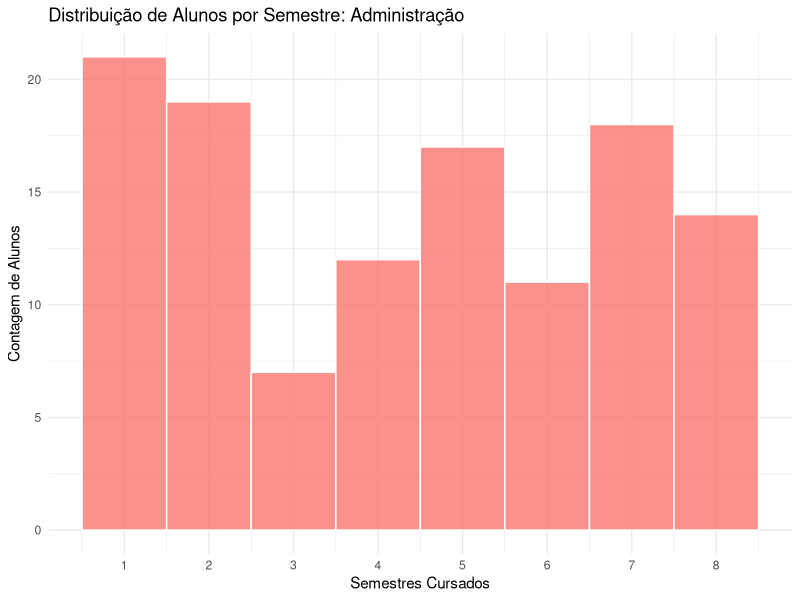
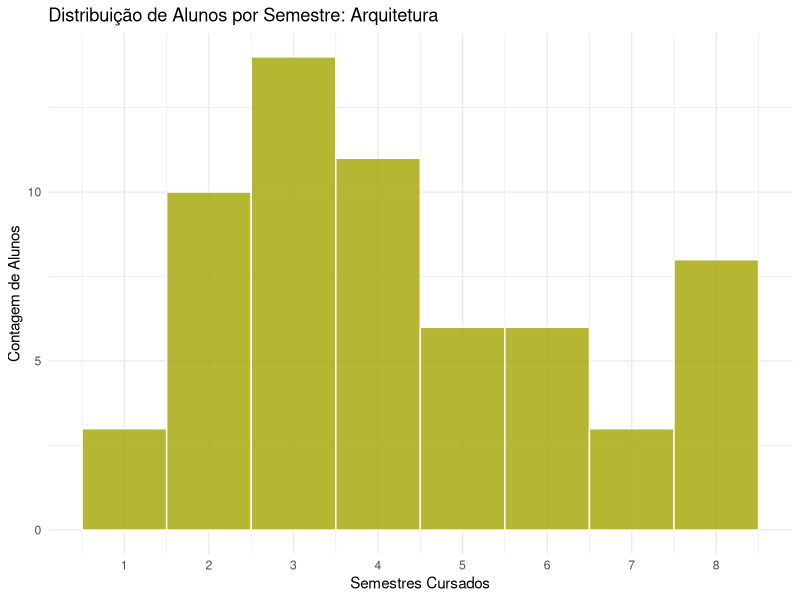
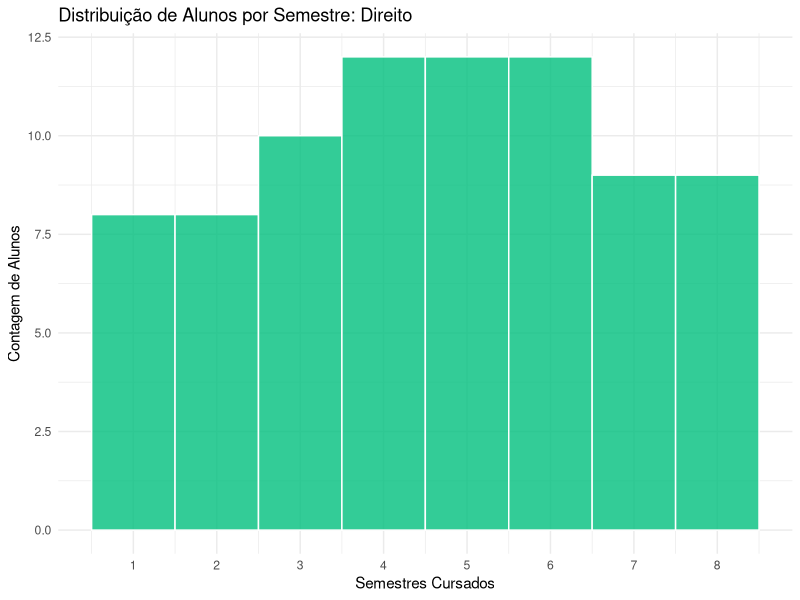
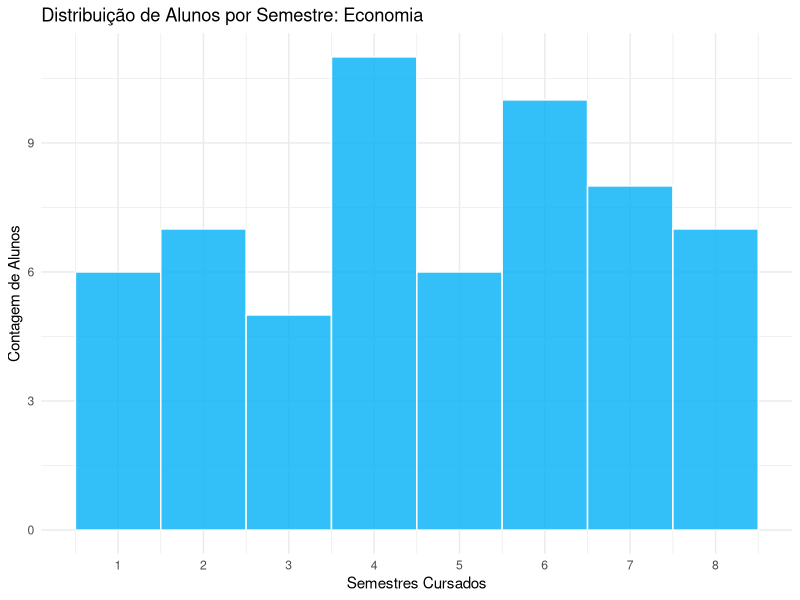
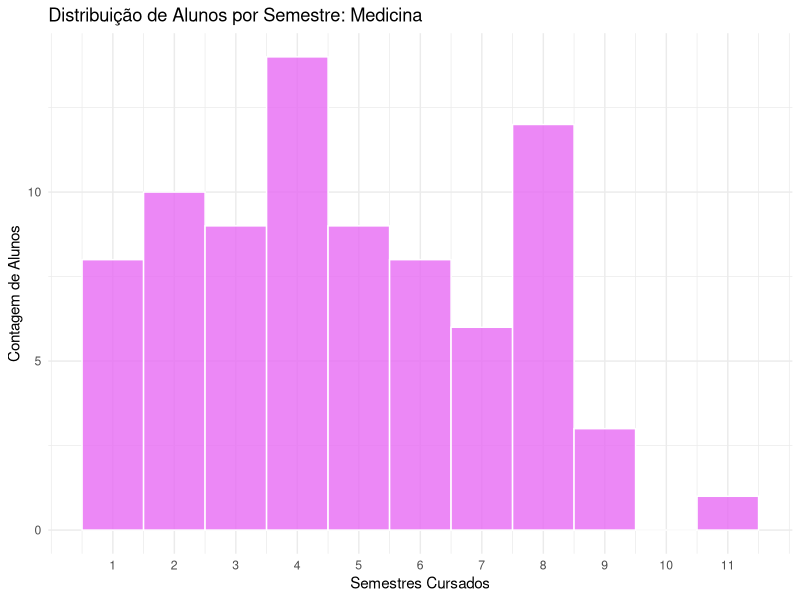
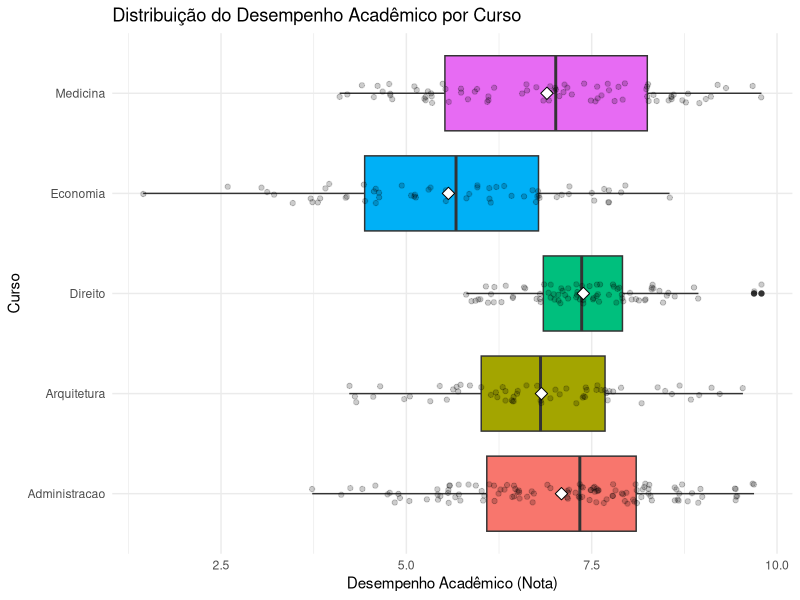
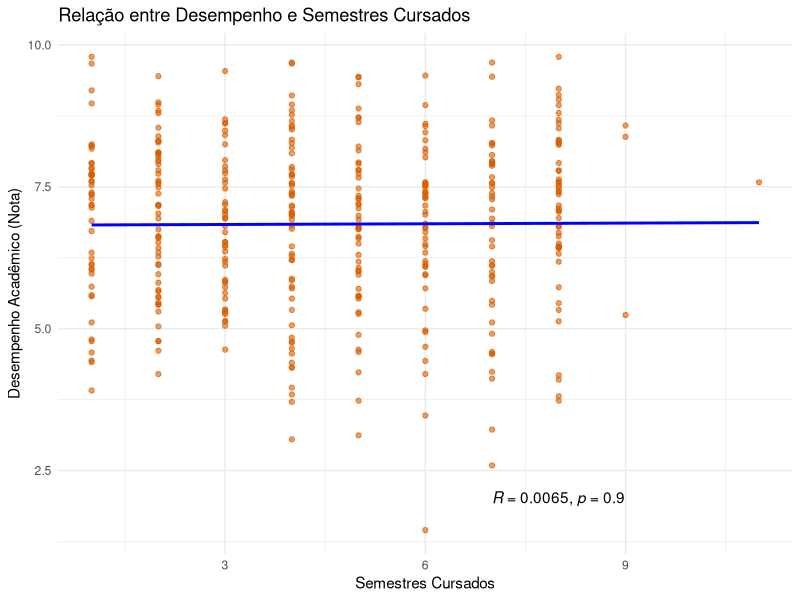
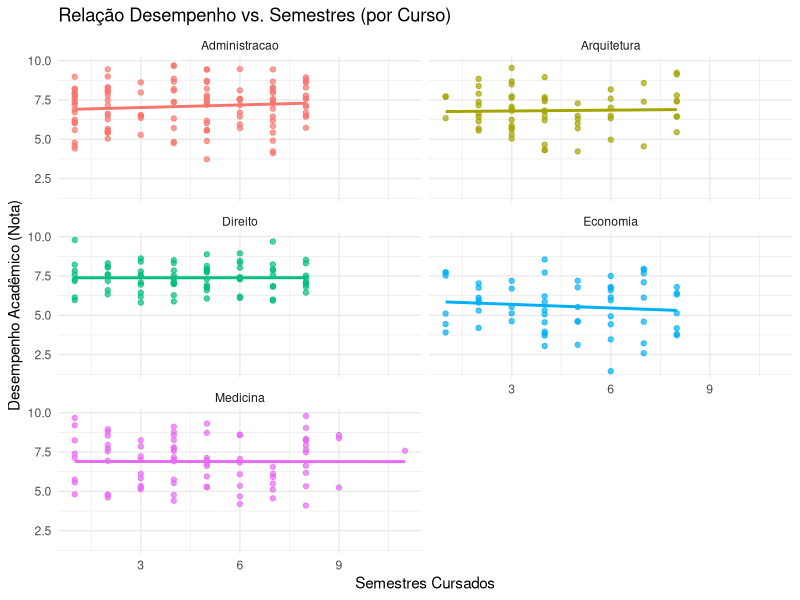

These figures' R source, in order:
# --- --- --- --- --- --- --- --- --- --- --- --- --- --- ---
# TRABALHO: ANÁLISE DE SATISFAÇÃO DA UNIVERSIDADE
# FASE 5: ANÁLISE EXPLORATÓRIA ADICIONAL (GRÁFICOS DE CONTEXTO)
# Autor: Fabrizio Bruzetti
# Data: 25/10/2025 (Atualize com a data de hoje)
# --- --- --- --- --- --- --- --- --- --- --- --- --- --- ---

# 1. CARGA DE PACOTES E DADOS
# ------------------------------------------------
library(tidyverse)
library(ggpubr) # Para o stat_cor()

# Lendo os dados brutos
df <- read.csv2("./data/satisfacao.csv", header = TRUE, sep = ";")

# Preparando os dados
df_analise <- df %>%
  mutate(
    Sexo_label = factor(Sexo, 
                        levels = c(0, 1), 
                        labels = c("Masculino", "Feminino")),
    Curso = factor(Curso),
    Nivel.de.satisfacao = factor(Nivel.de.satisfacao, 
                                 levels = c("Baixa", "Media", "Alta"))
  )

# --- DEFINIÇÃO DA PALETA DE CORES CONSISTENTE (CORRIGIDA) ---
# Usando a paleta de cores exata do Gráfico 02 (Distribuição por Curso)
cores_cursos_palette <- c(
  "Administracao" = "#F8766D", # Vermelho/Coral
  "Arquitetura"   = "#A3A500", # Olive
  "Direito"       = "#00BF7D", # Verde
  "Economia"      = "#00B0F6", # Azul Claro
  "Medicina"      = "#E76BF3"  # Rosa/Magenta
)
# ------------------------------------------------


# 2. GRÁFICO 1 (Refatorado): Alunos por Semestre e por Curso
# ------------------------------------------------

# --- 2.1: ADMINISTRAÇÃO ---
print("--- Gráfico 11.1: Semestres - Administração ---")
df_adm <- df_analise %>% filter(Curso == "Administracao")
max_sem_adm <- max(df_adm$Semestres.cursados)
grafico_adm <- ggplot(df_adm, aes(x = Semestres.cursados)) +
  geom_histogram(binwidth = 1, fill = cores_cursos_palette["Administracao"], color = "white", alpha = 0.8) +
  scale_x_continuous(breaks = seq(1, max_sem_adm, by = 1)) + 
  labs(title = "Distribuição de Alunos por Semestre: Administração",
       x = "Semestres Cursados", y = "Contagem de Alunos") +
  theme_minimal()
print(grafico_adm)
ggsave("./plots/11_hist_semestres_Administracao.png", plot = grafico_adm)

# --- 2.2: ARQUITETURA ---
print("--- Gráfico 11.2: Semestres - Arquitetura ---")
df_arq <- df_analise %>% filter(Curso == "Arquitetura")
max_sem_arq <- max(df_arq$Semestres.cursados)
grafico_arq <- ggplot(df_arq, aes(x = Semestres.cursados)) +
  geom_histogram(binwidth = 1, fill = cores_cursos_palette["Arquitetura"], color = "white", alpha = 0.8) +
  scale_x_continuous(breaks = seq(1, max_sem_arq, by = 1)) + 
  labs(title = "Distribuição de Alunos por Semestre: Arquitetura",
       x = "Semestres Cursados", y = "Contagem de Alunos") +
  theme_minimal()
print(grafico_arq)
ggsave("./plots/11_hist_semestres_Arquitetura.png", plot = grafico_arq)

# --- 2.3: DIREITO ---
print("--- Gráfico 11.3: Semestres - Direito ---")
df_dir <- df_analise %>% filter(Curso == "Direito")
max_sem_dir <- max(df_dir$Semestres.cursados)
grafico_dir <- ggplot(df_dir, aes(x = Semestres.cursados)) +
  geom_histogram(binwidth = 1, fill = cores_cursos_palette["Direito"], color = "white", alpha = 0.8) +
  scale_x_continuous(breaks = seq(1, max_sem_dir, by = 1)) + 
  labs(title = "Distribuição de Alunos por Semestre: Direito",
       x = "Semestres Cursados", y = "Contagem de Alunos") +
  theme_minimal()
print(grafico_dir)
ggsave("./plots/11_hist_semestres_Direito.png", plot = grafico_dir)

# --- 2.4: ECONOMIA ---
print("--- Gráfico 11.4: Semestres - Economia ---")
df_eco <- df_analise %>% filter(Curso == "Economia")
max_sem_eco <- max(df_eco$Semestres.cursados)
grafico_eco <- ggplot(df_eco, aes(x = Semestres.cursados)) +
  geom_histogram(binwidth = 1, fill = cores_cursos_palette["Economia"], color = "white", alpha = 0.8) +
  scale_x_continuous(breaks = seq(1, max_sem_eco, by = 1)) + 
  labs(title = "Distribuição de Alunos por Semestre: Economia",
       x = "Semestres Cursados", y = "Contagem de Alunos") +
  theme_minimal()
print(grafico_eco)
ggsave("./plots/11_hist_semestres_Economia.png", plot = grafico_eco)

# --- 2.5: MEDICINA ---
print("--- Gráfico 11.5: Semestres - Medicina ---")
df_med <- df_analise %>% filter(Curso == "Medicina")
max_sem_med <- max(df_med$Semestres.cursados) 
grafico_med <- ggplot(df_med, aes(x = Semestres.cursados)) +
  geom_histogram(binwidth = 1, fill = cores_cursos_palette["Medicina"], color = "white", alpha = 0.8) +
  scale_x_continuous(breaks = seq(1, max_sem_med, by = 1)) + 
  labs(title = "Distribuição de Alunos por Semestre: Medicina",
       x = "Semestres Cursados", y = "Contagem de Alunos") +
  theme_minimal()
print(grafico_med)
ggsave("./plots/11_hist_semestres_Medicina.png", plot = grafico_med)


# 3. GRÁFICO 12: Desempenho por Curso (COM A PALETA CORRETA)
# ------------------------------------------------
print("--- Gráfico 12: Desempenho por Curso ---")
grafico_desempenho_curso <- ggplot(df_analise, aes(x = Curso, y = Desempenho.academico, fill = Curso)) +
  geom_boxplot(show.legend = FALSE) +
  geom_jitter(width = 0.1, alpha = 0.2, show.legend = FALSE) +
  stat_summary(fun = mean, geom = "point", shape = 23, size = 3, fill = "white") + 
  scale_fill_manual(values = cores_cursos_palette) +
  labs(title = "Distribuição do Desempenho Acadêmico por Curso",
       x = "Curso",
       y = "Desempenho Acadêmico (Nota)") +
  theme_minimal() +
  coord_flip() 
print(grafico_desempenho_curso)
ggsave("./plots/12_boxplot_desempenho_curso.png", plot = grafico_desempenho_curso)


# 4. GRÁFICO 13: Desempenho por Semestre
# ------------------------------------------------
print("--- Gráfico 13: Desempenho vs. Semestres Cursados ---")
grafico_desempenho_semestres <- ggplot(df_analise, aes(x = Semestres.cursados, y = Desempenho.academico)) +
  geom_point(alpha = 0.6, color = "#D55E00") +
  geom_smooth(method = "lm", color = "blue", se = FALSE) + 
  stat_cor(method = "pearson", label.x = 7, label.y = 2) +
  labs(title = "Relação entre Desempenho e Semestres Cursados",
       x = "Semestres Cursados",
       y = "Desempenho Acadêmico (Nota)") +
  theme_minimal()
print(grafico_desempenho_semestres)
ggsave("./plots/13_dispersao_desempenho_semestres.png", plot = grafico_desempenho_semestres)


# 5. GRÁFICO 14: Desempenho por Semestre e por Curso (COM A PALETA CORRETA)
# ------------------------------------------------
print("--- Gráfico 14: Desempenho vs. Semestres (Faceted by Curso) ---")
grafico_desempenho_semestres_curso <- ggplot(df_analise, aes(x = Semestres.cursados, y = Desempenho.academico, color = Curso)) +
  geom_point(alpha = 0.7, show.legend = FALSE) +
  geom_smooth(method = "lm", se = FALSE, show.legend = FALSE) + 
  scale_color_manual(values = cores_cursos_palette) +
  facet_wrap(~ Curso, ncol = 2) + 
  labs(title = "Relação Desempenho vs. Semestres (por Curso)",
       x = "Semestres Cursados",
       y = "Desempenho Acadêmico (Nota)") +
  theme_minimal()
print(grafico_desempenho_semestres_curso)
ggsave("./plots/14_dispersao_desempenho_semestres_por_curso.png", plot = grafico_desempenho_semestres_curso, width = 10, height = 8)

# --- --- --- --- --- --- --- --- --- --- --- --- --- --- ---
# FIM DA FASE 5 (ANÁLISE ADICIONAL)
# --- --- --- --- --- --- --- --- --- --- --- --- --- --- ---